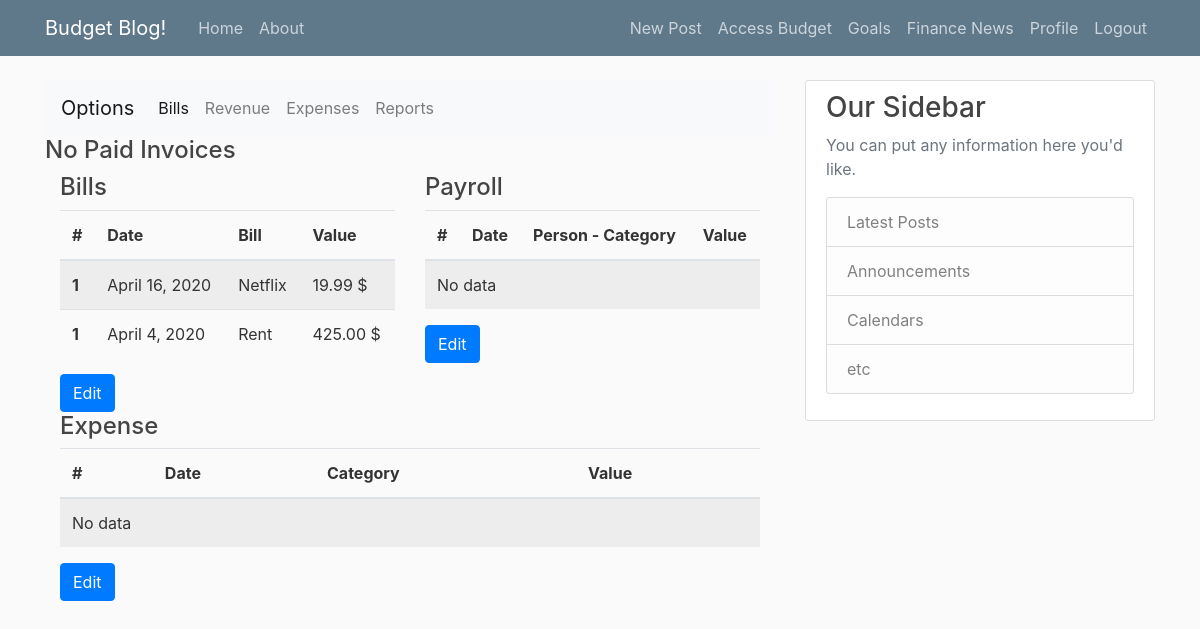
The page /budget/ (signed in) on the database its author committed.
### blog/models.py (models this page shows, shortened)
class DefaultExpenseModel(models.Model):
    title = models.CharField(max_length=100, blank=True, null=True)
    date_expired = models.DateField()
    final_value = models.DecimalField(default=0, decimal_places=2, max_digits=20)
    paid_value = models.DecimalField(default=0, decimal_places=2, max_digits=20)
    is_paid = models.BooleanField(default=False)
    payment_method = models.ForeignKey(PaymentMethod, null=True, on_delete=models.SET_NULL)
    objects = models.Manager()
    my_query = GeneralManager()
    class Meta:
        abstract = True
    def tag_final_value(self):
        return f'{self.final_value} {CURRENCY}'
    tag_final_value.short_description = 'Value'
    def tag_is_paid(self):
        return 'Is Paid' if self.is_paid else 'Not Paid'
    tag_is_paid.short_description = 'Paid'

class Bill(DefaultExpenseModel):
    category = models.ForeignKey(BillCategory, null=True, on_delete=models.SET_NULL, related_name='bills')
    class Meta:
        verbose_name_plural = '2. Bills'
        ordering = ['-date_expired']

class BillCategory(models.Model):
    title = models.CharField(unique=True, max_length=150)
    balance = models.DecimalField(default=0, max_digits=20, decimal_places=2)
    class Meta:
        verbose_name_plural = '1. Bill Category'
    def __str__(self):
        return self.title
    def tag_balance(self):
        return f'{self.balance} {CURRENCY}'
    tag_balance.short_description = 'Value'

### blog/views.py (the view)
# urls.py: path('budget/', BudgetView.as_view(), name='budget_view'),
class BudgetView(TemplateView):
    template_name = 'blog/budget_view.html'
    def get_context_data(self, **kwargs):
        context = super(BudgetView, self).get_context_data(**kwargs)
        bills = Bill.my_query.get_queryset().unpaid()[:10]
        payrolls = Payroll.my_query.get_queryset().unpaid()[:10]
        expenses = GenericExpense.my_query.get_queryset().unpaid()[:10]
        context.update({'bills': bills,
                        'payroll': payrolls,
                        'expenses': expenses
                        })
        return context

### blog/managers.py (called while the page is built)
    def unpaid(self):
        return self.filter(is_paid=False)

    def get_queryset(self):
        return GenericQuerySet(self.model, using=self._db)

### blog/templates/blog/budget_view.html (shortened to what this page needs)
{% extends "blog/base.html"%}
{% block content %}
<body>
<nav class="navbar navbar-expand-lg navbar-light bg-light">
    <a class="navbar-brand" href="{% url 'budget_view' %}">Options</a>
    <div class="collapse navbar-collapse" id="navbarSupportedContent">
          <ul class="navbar-nav mr-auto">
              <li class="nav-item active">
                  <a class="nav-link" href="{% url 'bills_view' %}">Bills<span class="sr-only">(current)</span></a>
              </li>
              <li class="nav-item">
                  <a class="nav-link" href="{% url 'payroll_view' %}">Revenue</a>
              </li>
              <li class="nav-item">
                  <a class="nav-link" href="{% url 'expenses_view' %}">Expenses</a>
              </li>
              <li class="nav-item">
                  <a class="nav-link" href="{% url 'reports_view' %}">Reports</a>
              </li>
          </ul>
    </div>
</nav>
</body>
<div class="container-fluid">
    {% block container %}
        <div class="row">
            <h4>No Paid Invoices</h4>
        </div>
        <div class="row">
            <div class="col">
                <h4>Bills</h4>
                <table class="table table-striped">
                    <thead>
                    <tr>
                        <th scope="col">#</th>
                        <th scope="col">Date</th>
                        <th scope="col">Bill</th>
                        <th scope="col">Value</th>
                    </tr>
                  </thead>
                  <tbody>
                  {% for bill in bills %}
                      <tr>
                          <th scope="row">1</th>
                          <td>{{ bill.date_expired|date }}</td>
                          <td>{{ bill.category }}</td>
                          <td>{{ bill.tag_final_value }}</td>
                      </tr>
                  {% empty %}
                      <tr>
                          <td colspan="4">No data</td>
                      </tr>
                    {% endfor %}
                  </tbody>
                </table>
                <a href="admin/blog/bill/" class="btn btn-primary">Edit</a>
            </div>
            <div class="col">
                <h4>Payroll</h4>
                <table class="table table-striped">
                    <thead>
                        <tr>
                            <th scope="col">#</th>
                            <th scope="col">Date</th>
                            <th scope="col">Person - Category</th>
                            <th scope="col">Value</th>
                        </tr>
                    </thead>
                    <tbody>
                    {% for bill in payroll %}
                        <tr>
                            <th scope="row">1</th>
                            <td>{{ bill.date_expired|date }}</td>
                            <td>{{ bill.tag_category }}</td>
                            <td>{{ bill.tag_final_value }}</td>
                        </tr>
                    {% empty %}
                        <tr>
                            <td colspan="4">No data</td>
                        </tr>
                    {% endfor %}
                    </tbody>
                </table>
                <a href="/admin/blog/payroll/" class="btn btn-primary">Edit</a>
            </div>
            <div class="col">
                <h4>Expense</h4>
                <table class="table table-striped">
                    <thead>
                        <tr>
                            <th scope="col">#</th>
                            <th scope="col">Date</th>
                            <th scope="col">Category</th>
                            <th scope="col">Value</th>
                        </tr>
                    </thead>
                    <tbody>
                    {% for expense in expenses %}
                        <tr>
                            <th scope="row">1</th>
                            <td>{{ expense.date_expired|date }}</td>
                            <td>{{ expense.category }}</td>
                            <td>{{ expense.tag_final_value }}</td>
                        </tr>
                    {% empty %}
                        <tr>
                            <td colspan="4">No data</td>
                        </tr>
                    {% endfor %}
                    </tbody>
                </table>
                <a href="/admin/blog/genericexpense/" class="btn btn-primary">Edit</a>
            </div>
        </div>
      {% endblock %}
  </div>
  </body>
{% endblock content %}

### blog/static/blog/main.css (style rules this page uses)
body { background: #fafafa; color: #333333; margin-top: 5rem; }
h1, h2, h3, h4, h5, h6 { color: #444444; }
ul { margin: 0; }

### rows shown on the page
Bill: date_expired "April 16, 2020", category "Netflix", tag_final_value "19.99 $"
Bill: date_expired "April 4, 2020", category "Rent", tag_final_value "425.00 $"
